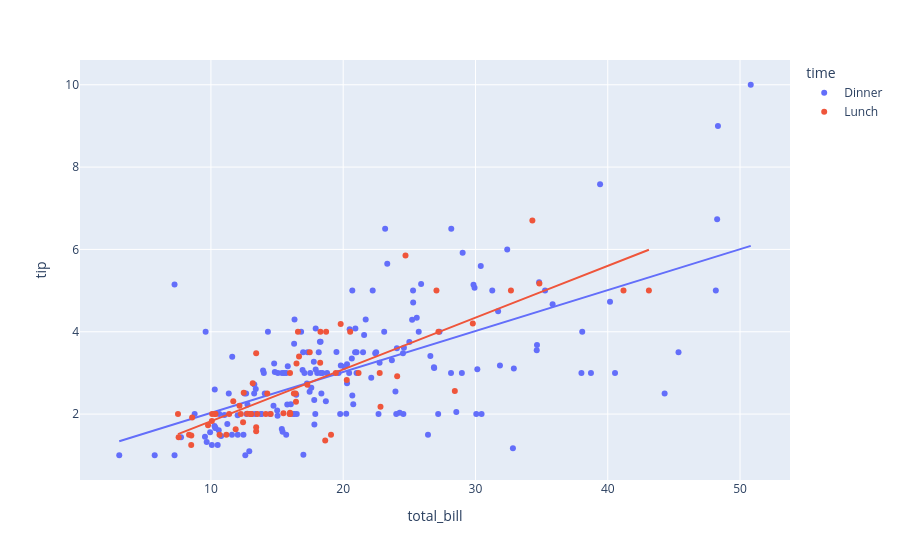

The notebook cell saved with this chart:
### Code cell
#trendline - auto-filled regression line
fig = px.scatter(df, x='total_bill', y='tip',
                 color='time',
                 hover_name='day',
                 hover_data=['size', 'smoker'],
                 trendline='ols')

fig.show()

### Figure 1 — Plotly figure (JSON) as saved in the notebook; plotly's stock layout.template omitted (floating-point values rounded to 4 significant figures; data arrays with more than 128 entries replaced by an {"elided": "..."} marker saying what was removed)
{"data": [{"customdata": {"elided": "176x2 mixed values"}, "hovertemplate": "<b>%{hovertext}</b><br><br>time=Dinner<br>total_bill=%{x}<br>tip=%{y}<br>size=%{customdata[0]}<br>smoker=%{customdata[1]}<extra></extra>", "hovertext": {"elided": "176 str values"}, "legendgroup": "Dinner", "marker": {"color": "#636efa", "symbol": "circle"}, "mode": "markers", "name": "Dinner", "orientation": "v", "showlegend": true, "type": "scatter", "x": {"elided": "176 float values"}, "xaxis": "x", "y": {"elided": "176 float values"}, "yaxis": "y"}, {"hovertemplate": "<b>OLS trendline</b><br>tip = 0.0994262 * total_bill + 1.03489<br>R<sup>2</sup>=0.400526<br><br>time=Dinner<br>total_bill=%{x}<br>tip=%{y} <b>(trend)</b><extra></extra>", "legendgroup": "Dinner", "marker": {"color": "#636efa", "symbol": "circle"}, "mode": "lines", "name": "Dinner", "showlegend": false, "type": "scatter", "x": {"elided": "176 float values"}, "xaxis": "x", "y": {"elided": "176 float values"}, "yaxis": "y"}, {"customdata": {"elided": "68x2 mixed values"}, "hovertemplate": "<b>%{hovertext}</b><br><br>time=Lunch<br>total_bill=%{x}<br>tip=%{y}<br>size=%{customdata[0]}<br>smoker=%{customdata[1]}<extra></extra>", "hovertext": ["Thur", "Thur", "Thur", "Thur", "Thur", "Thur", "Thur", "Thur", "Thur", "Thur", "Thur", "Thur", "Thur", "Thur", "Thur", "Thur", "Thur", "Thur", "Thur", "Thur", "Thur", "Thur", "Thur", "Thur", "Thur", "Thur", "Thur", "Thur", "Thur", "Thur", "Thur", "Thur", "Thur", "Thur", "Thur", "Thur", "Thur", "Thur", "Thur", "Thur", "Thur", "Thur", "Thur", "Thur", "Thur", "Thur", "Thur", "Thur", "Thur", "Thur", "Thur", "Thur", "Thur", "Thur", "Thur", "Thur", "Thur", "Thur", "Thur", "Thur", "Thur", "Fri", "Fri", "Fri", "Fri", "Fri", "Fri", "Fri"], "legendgroup": "Lunch", "marker": {"color": "#EF553B", "symbol": "circle"}, "mode": "markers", "name": "Lunch", "orientation": "v", "showlegend": true, "type": "scatter", "x": [27.2, 22.76, 17.29, 19.44, 16.66, 10.07, 32.68, 15.98, 34.83, 13.03, 18.28, 24.71, 21.16, 10.65, 12.43, 24.08, 11.69, 13.42, 14.26, 15.95, 12.48, 29.8, 8.52, 14.52, 11.38, 22.82, 19.08, 20.27, 11.17, 12.26, 18.26, 8.51, 10.33, 14.15, 16.0, 13.16, 17.47, 34.3, 41.19, 27.05, 16.43, 8.35, 18.64, 11.87, 9.78, 7.51, 19.81, 28.44, 15.48, 16.58, 7.56, 10.34, 43.11, 13.0, 13.51, 18.71, 12.74, 13.0, 16.4, 20.53, 16.47, 12.16, 13.42, 8.58, 15.98, 13.42, 16.27, 10.09], "xaxis": "x", "y": [4.0, 3.0, 2.71, 3.0, 3.4, 1.83, 5.0, 2.03, 5.17, 2.0, 4.0, 5.85, 3.0, 1.5, 1.8, 2.92, 2.31, 1.68, 2.5, 2.0, 2.52, 4.2, 1.48, 2.0, 2.0, 2.18, 1.5, 2.83, 1.5, 2.0, 3.25, 1.25, 2.0, 2.0, 2.0, 2.75, 3.5, 6.7, 5.0, 5.0, 2.3, 1.5, 1.36, 1.63, 1.73, 2.0, 4.19, 2.56, 2.02, 4.0, 1.44, 2.0, 5.0, 2.0, 2.0, 4.0, 2.01, 2.0, 2.5, 4.0, 3.23, 2.2, 3.48, 1.92, 3.0, 1.58, 2.5, 2.0], "yaxis": "y"}, {"hovertemplate": "<b>OLS trendline</b><br>tip = 0.125853 * total_bill + 0.567362<br>R<sup>2</sup>=0.648708<br><br>time=Lunch<br>total_bill=%{x}<br>tip=%{y} <b>(trend)</b><extra></extra>", "legendgroup": "Lunch", "marker": {"color": "#EF553B", "symbol": "circle"}, "mode": "lines", "name": "Lunch", "showlegend": false, "type": "scatter", "x": [7.51, 7.56, 8.35, 8.51, 8.52, 8.58, 9.78, 10.07, 10.09, 10.33, 10.34, 10.65, 11.17, 11.38, 11.69, 11.87, 12.16, 12.26, 12.43, 12.48, 12.74, 13.0, 13.0, 13.03, 13.16, 13.42, 13.42, 13.42, 13.51, 14.15, 14.26, 14.52, 15.48, 15.95, 15.98, 15.98, 16.0, 16.27, 16.4, 16.43, 16.47, 16.58, 16.66, 17.29, 17.47, 18.26, 18.28, 18.64, 18.71, 19.08, 19.44, 19.81, 20.27, 20.53, 21.16, 22.76, 22.82, 24.08, 24.71, 27.05, 27.2, 28.44, 29.8, 32.68, 34.3, 34.83, 41.19, 43.11], "xaxis": "x", "y": [1.513, 1.519, 1.618, 1.638, 1.64, 1.647, 1.798, 1.835, 1.837, 1.867, 1.869, 1.908, 1.973, 2.0, 2.039, 2.061, 2.098, 2.11, 2.132, 2.138, 2.171, 2.203, 2.203, 2.207, 2.224, 2.256, 2.256, 2.256, 2.268, 2.348, 2.362, 2.395, 2.516, 2.575, 2.578, 2.578, 2.581, 2.615, 2.631, 2.635, 2.64, 2.654, 2.664, 2.743, 2.766, 2.865, 2.868, 2.913, 2.922, 2.969, 3.014, 3.061, 3.118, 3.151, 3.23, 3.432, 3.439, 3.598, 3.677, 3.972, 3.991, 4.147, 4.318, 4.68, 4.884, 4.951, 5.751, 5.993], "yaxis": "y"}], "layout": {"legend": {"title": {"text": "time"}, "tracegroupgap": 0}, "margin": {"t": 60}, "xaxis": {"anchor": "y", "domain": [0, 1], "title": {"text": "total_bill"}}, "yaxis": {"anchor": "x", "domain": [0, 1], "title": {"text": "tip"}}}}
